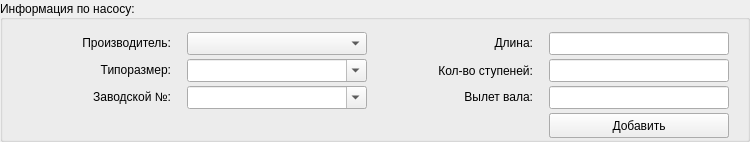
     <widget class="QGroupBox" name="groupPumpInfo">
      <property name="geometry">
       <rect>
        <x>400</x>
        <y>10</y>
        <width>750</width>
        <height>142</height>
       </rect>
      </property>
      <property name="title">
       <string>Информация по насосу:</string>
      </property>
      <property name="alignment">
       <set>Qt::AlignLeading|Qt::AlignLeft|Qt::AlignVCenter</set>
      </property>
      <widget class="QWidget" name="gridLayoutWidget">
       <property name="geometry">
        <rect>
         <x>10</x>
         <y>30</y>
         <width>731</width>
         <height>111</height>
        </rect>
       </property>
       <layout class="QGridLayout" name="gridPumpInfo" rowstretch="0,0,0,0" columnstretch="1,0,0,0">
        <property name="horizontalSpacing">
         <number>5</number>
        </property>
        <property name="verticalSpacing">
         <number>2</number>
        </property>
        <item row="0" column="0">
         <widget class="QLabel" name="lblProducer">
          <property name="sizePolicy">
           <sizepolicy hsizetype="Fixed" vsizetype="Fixed">
            <horstretch>0</horstretch>
            <verstretch>0</verstretch>
           </sizepolicy>
          </property>
          <property name="minimumSize">
           <size>
            <width>150</width>
            <height>20</height>
           </size>
          </property>
          <property name="maximumSize">
           <size>
            <width>150</width>
            <height>20</height>
           </size>
          </property>
          <property name="text">
           <string>Производитель:</string>
          </property>
          <property name="alignment">
           <set>Qt::AlignRight|Qt::AlignTrailing|Qt::AlignVCenter</set>
          </property>
         </widget>
        </item>
        <item row="0" column="1">
         <widget class="QComboBox" name="cmbProducer">
          <property name="enabled">
           <bool>true</bool>
          </property>
          <property name="sizePolicy">
           <sizepolicy hsizetype="Preferred" vsizetype="Fixed">
            <horstretch>0</horstretch>
            <verstretch>0</verstretch>
           </sizepolicy>
          </property>
          <property name="minimumSize">
           <size>
            <width>180</width>
            <height>23</height>
           </size>
          </property>
          <property name="maximumSize">
           <size>
            <width>181</width>
            <height>23</height>
           </size>
          </property>
         </widget>
        </item>
        <item row="1" column="2">
         <widget class="QLabel" name="lblStages">
          <property name="sizePolicy">
           <sizepolicy hsizetype="Fixed" vsizetype="Fixed">
            <horstretch>0</horstretch>
            <verstretch>0</verstretch>
           </sizepolicy>
          </property>
          <property name="minimumSize">
           <size>
            <width>150</width>
            <height>20</height>
           </size>
          </property>
          <property name="maximumSize">
           <size>
            <width>150</width>
            <height>19</height>
           </size>
          </property>
          <property name="text">
           <string>Кол-во ступеней:</string>
          </property>
          <property name="alignment">
           <set>Qt::AlignRight|Qt::AlignTrailing|Qt::AlignVCenter</set>
          </property>
         </widget>
        </item>
        <item row="2" column="1">
         <widget class="QComboBox" name="cmbSerial">
          <property name="enabled">
           <bool>true</bool>
          </property>
          <property name="sizePolicy">
           <sizepolicy hsizetype="Expanding" vsizetype="Preferred">
            <horstretch>0</horstretch>
            <verstretch>0</verstretch>
           </sizepolicy>
          </property>
          <property name="minimumSize">
           <size>
            <width>180</width>
            <height>23</height>
           </size>
          </property>
          <property name="maximumSize">
           <size>
            <width>180</width>
            <height>23</height>
           </size>
          </property>
          <property name="editable">
           <bool>true</bool>
          </property>
         </widget>
        </item>
        <item row="2" column="2">
         <widget class="QLabel" name="lblAssembly">
          <property name="sizePolicy">
           <sizepolicy hsizetype="Fixed" vsizetype="Fixed">
            <horstretch>0</horstretch>
            <verstretch>0</verstretch>
           </sizepolicy>
          </property>
          <property name="minimumSize">
           <size>
            <width>150</width>
            <height>20</height>
           </size>
          </property>
          <property name="maximumSize">
           <size>
            <width>150</width>
            <height>20</height>
           </size>
          </property>
          <property name="text">
           <string>Вылет вала:</string>
          </property>
          <property name="alignment">
           <set>Qt::AlignRight|Qt::AlignTrailing|Qt::AlignVCenter</set>
          </property>
         </widget>
        </item>
        <item row="2" column="0">
         <widget class="QLabel" name="lblSerial">
          <property name="sizePolicy">
           <sizepolicy hsizetype="Fixed" vsizetype="Fixed">
            <horstretch>0</horstretch>
            <verstretch>0</verstretch>
           </sizepolicy>
          </property>
          <property name="minimumSize">
           <size>
            <width>150</width>
            <height>20</height>
           </size>
          </property>
          <property name="maximumSize">
           <size>
            <width>150</width>
            <height>20</height>
           </size>
          </property>
          <property name="text">
           <string>Заводской №:</string>
          </property>
          <property name="alignment">
           <set>Qt::AlignRight|Qt::AlignTrailing|Qt::AlignVCenter</set>
          </property>
         </widget>
        </item>
        <item row="0" column="2">
         <widget class="QLabel" name="lblLenght">
          <property name="sizePolicy">
           <sizepolicy hsizetype="Fixed" vsizetype="Fixed">
            <horstretch>0</horstretch>
            <verstretch>0</verstretch>
           </sizepolicy>
          </property>
          <property name="minimumSize">
           <size>
            <width>150</width>
            <height>20</height>
           </size>
          </property>
          <property name="maximumSize">
           <size>
            <width>159</width>
            <height>20</height>
           </size>
          </property>
          <property name="text">
           <string>Длина:</string>
          </property>
          <property name="alignment">
           <set>Qt::AlignRight|Qt::AlignTrailing|Qt::AlignVCenter</set>
          </property>
         </widget>
        </item>
        <item row="0" column="3">
         <widget class="QLineEdit" name="txtLength">
          <property name="sizePolicy">
           <sizepolicy hsizetype="Fixed" vsizetype="Fixed">
            <horstretch>0</horstretch>
            <verstretch>0</verstretch>
           </sizepolicy>
          </property>
          <property name="minimumSize">
           <size>
            <width>180</width>
            <height>23</height>
           </size>
          </property>
          <property name="maximumSize">
           <size>
            <width>180</width>
            <height>23</height>
           </size>
          </property>
          <property name="focusPolicy">
           <enum>Qt::ClickFocus</enum>
          </property>
          <property name="inputMethodHints">
           <set>Qt::ImhNone</set>
          </property>
          <property name="readOnly">
           <bool>true</bool>
          </property>
         </widget>
        </item>
        <item row="1" column="1">
         <widget class="QComboBox" name="cmbType">
          <property name="enabled">
           <bool>true</bool>
          </property>
          <property name="sizePolicy">
           <sizepolicy hsizetype="Expanding" vsizetype="Preferred">
            <horstretch>0</horstretch>
            <verstretch>0</verstretch>
           </sizepolicy>
          </property>
          <property name="minimumSize">
           <size>
            <width>180</width>
            <height>23</height>
           </size>
          </property>
          <property name="maximumSize">
           <size>
            <width>180</width>
            <height>23</height>
           </size>
          </property>
          <property name="editable">
           <bool>true</bool>
          </property>
         </widget>
        </item>
        <item row="3" column="3">
         <widget class="QWidget" name="widget_7" native="true">
          <property name="sizePolicy">
           <sizepolicy hsizetype="Fixed" vsizetype="Fixed">
            <horstretch>0</horstretch>
            <verstretch>0</verstretch>
           </sizepolicy>
          </property>
          <property name="minimumSize">
           <size>
            <width>180</width>
            <height>25</height>
           </size>
          </property>
          <property name="maximumSize">
           <size>
            <width>180</width>
            <height>25</height>
           </size>
          </property>
          <widget class="QPushButton" name="btnPump_New">
           <property name="geometry">
            <rect>
             <x>0</x>
             <y>0</y>
             <width>180</width>
             <height>25</height>
            </rect>
           </property>
           <property name="sizePolicy">
            <sizepolicy hsizetype="Maximum" vsizetype="Fixed">
             <horstretch>0</horstretch>
             <verstretch>0</verstretch>
            </sizepolicy>
           </property>
           <property name="minimumSize">
            <size>
             <width>180</width>
             <height>25</height>
            </size>
           </property>
           <property name="maximumSize">
            <size>
             <width>180</width>
             <height>25</height>
            </size>
           </property>
           <property name="text">
            <string>Добавить</string>
           </property>
          </widget>
          <widget class="QPushButton" name="btnPump_Save">
           <property name="geometry">
            <rect>
             <x>0</x>
             <y>0</y>
             <width>100</width>
             <height>25</height>
            </rect>
           </property>
           <property name="sizePolicy">
            <sizepolicy hsizetype="Maximum" vsizetype="Fixed">
             <horstretch>0</horstretch>
             <verstretch>0</verstretch>
            </sizepolicy>
           </property>
           <property name="minimumSize">
            <size>
             <width>100</width>
             <height>25</height>
            </size>
           </property>
           <property name="maximumSize">
            <size>
             <width>100</width>
             <height>25</height>
            </size>
           </property>
           <property name="text">
            <string>Сохранить</string>
           </property>
          </widget>
          <widget class="QPushButton" name="btnPump_Cancel">
           <property name="geometry">
            <rect>
             <x>100</x>
             <y>0</y>
             <width>80</width>
             <height>25</height>
            </rect>
           </property>
           <property name="minimumSize">
            <size>
             <width>80</width>
             <height>25</height>
            </size>
           </property>
           <property name="maximumSize">
            <size>
             <width>85</width>
             <height>25</height>
            </size>
           </property>
           <property name="text">
            <string>Отмена</string>
           </property>
          </widget>
          <zorder>btnPump_Save</zorder>
          <zorder>btnPump_Cancel</zorder>
          <zorder>btnPump_New</zorder>
         </widget>
        </item>
        <item row="1" column="3">
         <widget class="QLineEdit" name="txtStages">
          <property name="sizePolicy">
           <sizepolicy hsizetype="Fixed" vsizetype="Fixed">
            <horstretch>0</horstretch>
            <verstretch>0</verstretch>
           </sizepolicy>
          </property>
          <property name="minimumSize">
           <size>
            <width>180</width>
            <height>23</height>
           </size>
          </property>
          <property name="maximumSize">
           <size>
            <width>180</width>
            <height>23</height>
           </size>
          </property>
          <property name="focusPolicy">
           <enum>Qt::ClickFocus</enum>
          </property>
          <property name="inputMethodHints">
           <set>Qt::ImhNone</set>
          </property>
          <property name="readOnly">
           <bool>true</bool>
          </property>
         </widget>
        </item>
        <item row="2" column="3">
         <widget class="QLineEdit" name="txtShaft">
          <property name="sizePolicy">
           <sizepolicy hsizetype="Fixed" vsizetype="Fixed">
            <horstretch>0</horstretch>
            <verstretch>0</verstretch>
           </sizepolicy>
          </property>
          <property name="minimumSize">
           <size>
            <width>180</width>
            <height>23</height>
           </size>
          </property>
          <property name="maximumSize">
           <size>
            <width>180</width>
            <height>23</height>
           </size>
          </property>
          <property name="focusPolicy">
           <enum>Qt::ClickFocus</enum>
          </property>
          <property name="inputMethodHints">
           <set>Qt::ImhNone</set>
          </property>
          <property name="readOnly">
           <bool>true</bool>
          </property>
         </widget>
        </item>
        <item row="1" column="0">
         <widget class="QLabel" name="lblType">
          <property name="sizePolicy">
           <sizepolicy hsizetype="Fixed" vsizetype="Fixed">
            <horstretch>0</horstretch>
            <verstretch>0</verstretch>
           </sizepolicy>
          </property>
          <property name="minimumSize">
           <size>
            <width>150</width>
            <height>20</height>
           </size>
          </property>
          <property name="maximumSize">
           <size>
            <width>150</width>
            <height>20</height>
           </size>
          </property>
          <property name="text">
           <string>Типоразмер:</string>
          </property>
          <property name="alignment">
           <set>Qt::AlignRight|Qt::AlignTrailing|Qt::AlignVCenter</set>
          </property>
         </widget>
        </item>
       </layout>
      </widget>
     </widget>
